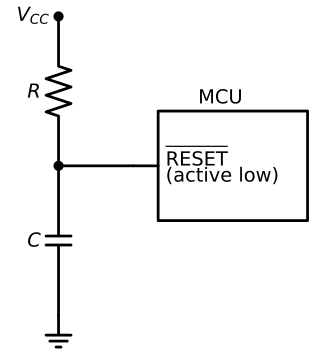

Generate this figure with Python:
import schemdraw
import schemdraw.elements as elm

d = schemdraw.Drawing()

d += (vcc := elm.Dot().label("$V_{CC}$", loc="left"))
d += elm.Resistor().down().label("$R$")
d += (node := elm.Dot())
d += elm.Capacitor().down().label("$C$")
d += elm.Ground()

d += elm.Line().at(node.start).right().length(1.5)

d += (
    mcu := elm.Ic(
        pins=[
            elm.IcPin(
                name=r"$\overline{\mathrm{RESET}}$" + "\n(active low)",
                side="left"
            )
        ],
        size=(3, 2.2),
    ).anchor("inL1").label("MCU", loc="top")
)

d.save("figures/drawn/por_circuit.pdf")
